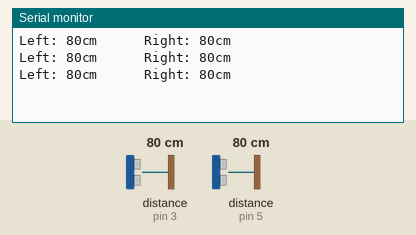
This sketch was run on a simulated Arduino Uno, built with avr-gcc and run on an emulated ATmega328P. On the bench: the last lines printed to the serial monitor. Inputs (shaded band) come from the test bench; at power-on: distance to the obstacle (sensors on pin 3, pin 5) 80 cm. The echo pulse lasts 58.3 µs per cm.

Above: at 1.4 s.
1.5 s: distance to the obstacle (sensor on pin 3) set to 2 cm
At 2.3 s:
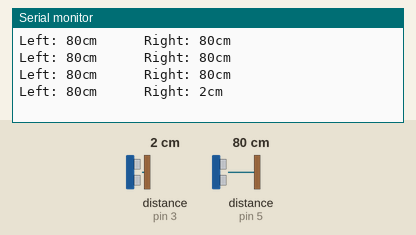
3.0 s: distance to the obstacle (sensor on pin 5) set to 2 cm
At 3.5 s:
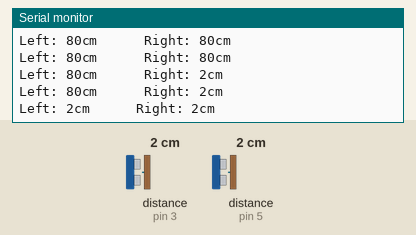
4.5 s: distance to the obstacle (sensor on pin 3) set to 4 cm
At 5.3 s:
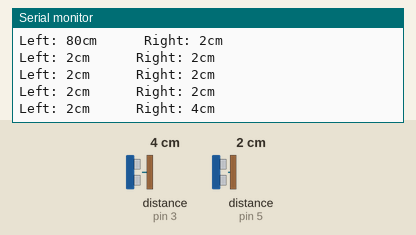
6.0 s: distance to the obstacle (sensor on pin 5) set to 4 cm
At 6.5 s:
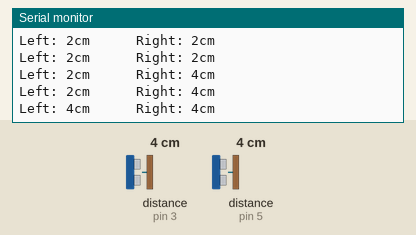
Timing chart, 0 to 8.5 s (numbered marks = the images above; inputs shaded):
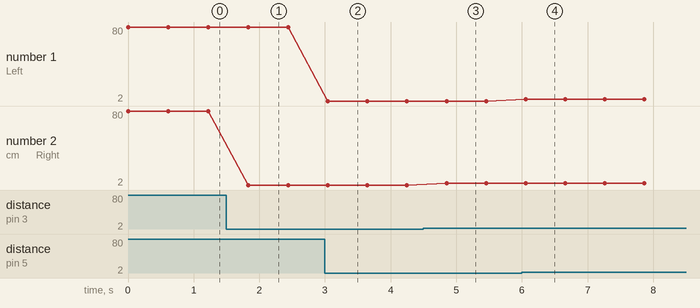

The sketch:

ULTRASONIDOSNEW.ino
```cpp
#include <Ultrasonic.h>

Ultrasonic ultraleft(6,5);  // (Trig PIN, Echo PIN)
Ultrasonic ultraright(4,3); // (Trig PIN, Echo PIN)

void setup(){
  Serial.begin(9600);

  }

void loop()
{
  Serial.print("Left: ");
  Serial.print(ultraleft.read(CM)); //CM or INC
  Serial.print("cm      ");
  delay(50);
  Serial.print("Right: ");
  Serial.print(ultraright.read(CM)); //CM or INC
  Serial.print("cm      ");
  delay(50);
  Serial.println();
  delay(500);
}
```

Measured:
- after the input at 1.5 s, the serial monitor: prints a new line after 0.33 s (image 1)
- after the input at 3.0 s, the serial monitor: prints a new line after 0.05 s (image 2)
- after the input at 4.5 s, the serial monitor: prints a new line after 0.35 s (image 3)
- after the input at 6.0 s, the serial monitor: prints a new line after 0.06 s (image 4)
- plotted number 2: 80 → 2 after the input at 1.5 s, 2 → 4 after the input at 4.5 s
